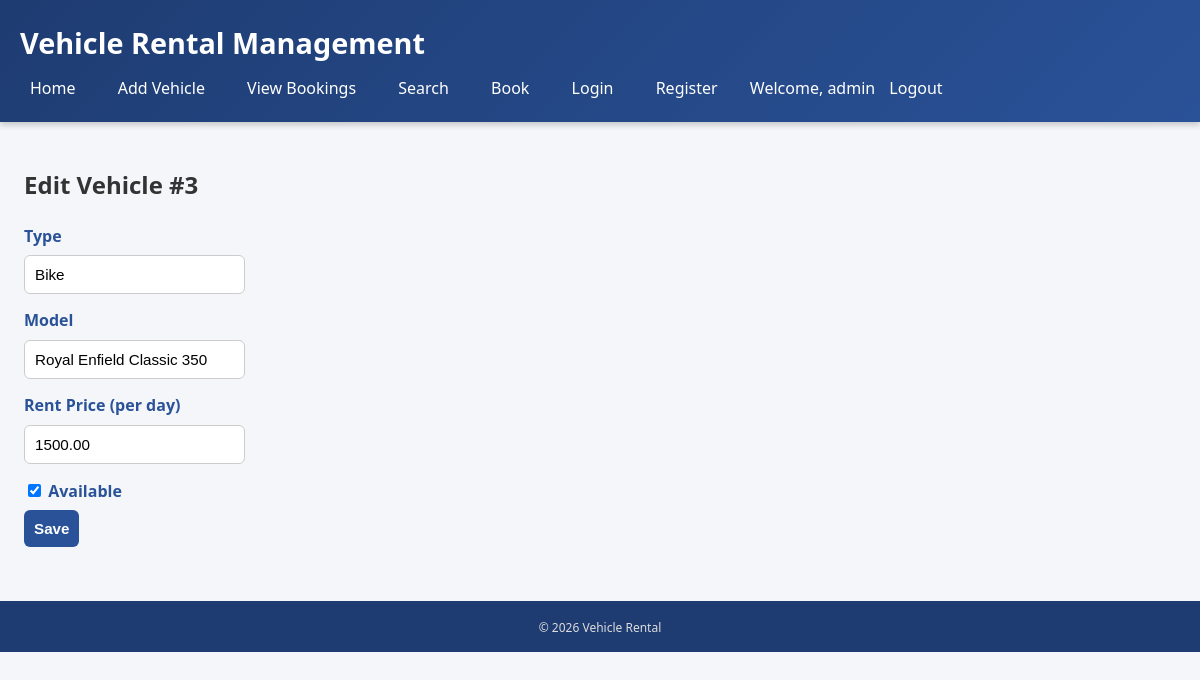
Screenshot of /public/edit.php?id=3 (signed in) with the database file from the repository.
### tables this page shows
CREATE TABLE `vehicles` (
  `id` int(11) NOT NULL,
  `type` varchar(50) NOT NULL,
  `model` varchar(50) NOT NULL,
  `rent_price` decimal(10,2) NOT NULL,
  `available` tinyint(1) NOT NULL DEFAULT 1,
  `image` varchar(255) DEFAULT NULL
);

### includes/functions.php (called while the page is built, shortened)
<?php
function e($str) {
    return htmlspecialchars((string)$str, ENT_QUOTES, 'UTF-8');
}

### public/edit.php (the view, shortened to what this page needs)
<?php
require_once __DIR__ . '/../config/db.php';
require_once __DIR__ . '/../includes/functions.php';
$id = (int)($_GET['id'] ?? 0);
$stmt = $pdo->prepare("SELECT * FROM vehicles WHERE id = ?");
$stmt->execute([$id]);
$vehicle = $stmt->fetch();
require_once __DIR__ . '/../includes/header.php';
?>
<h2>Edit Vehicle #<?php echo e($vehicle['id']); ?></h2>
<form method="post">
    <label>Type</label>
    <input type="text" name="type" value="<?php echo e($vehicle['type']); ?>" required>
    <label>Model</label>
    <input type="text" name="model" value="<?php echo e($vehicle['model']); ?>" required>
    <label>Rent Price (per day)</label>
    <input type="number" name="rent_price" step="0.01" min="0" value="<?php echo e($vehicle['rent_price']); ?>" required>
    <label><input type="checkbox" name="available" <?php echo $vehicle['available'] ? 'checked' : ''; ?>> Available</label>
    <button type="submit">Save</button>
</form>
<?php require_once __DIR__ . '/../includes/footer.php'; ?>

### assets/css/style.css (style rules this page uses)
body { font-family: 'Segoe UI', Arial, sans-serif; margin: 0; padding: 0; background: #f4f6f9; color: #333; line-height: 1.6; }
label { display: block; margin-top: 14px; font-weight: 600; color: #2a5298; }
input, select, button { padding: 10px; margin-top: 6px; border: 1px solid #ccc; border-radius: 6px; font-size: 0.95rem; transition: border-color 0.3s, box-shadow 0.3s; }
button { background: #2a5298; color: #fff; border: none; cursor: pointer; font-weight: 600; border-radius: 6px; transition: background 0.3s, transform 0.2s; }

### rows the page displays
vehicles: id "3", type "Bike", model "Royal Enfield Classic 350", rent_price "1500.00", available "☑"

### other values shown
$_SESSION['username'] "admin"
